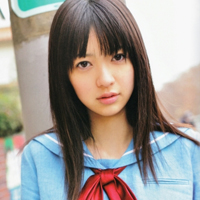
#> input picture 0000/head.jpg, 200 x 200 px
$ python 0000.py
#> lines starting #> are read from the running program, lines starting #| are printed output that depends on the picture
from PIL import Image
head = Image.open('head.jpg')
#> head is the input picture: PIL image 200x200 RGB; mean R, G, B 156.6, 150.5, 145.1
no1 = Image.open('1.jpg')
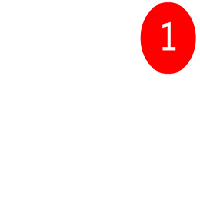
#> input picture 0000/1.jpg, 200 x 200 px
#> no1 is the input picture: PIL image 200x200 RGB; mean R, G, B 255, 235.9, 235.9
newhead=Image.blend(head,no1,0.5)
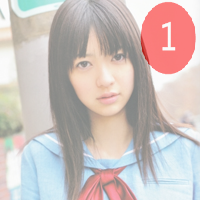
#> newhead: PIL image 200x200 RGB; mean R, G, B 205.5, 193, 190.3
newhead.save("no1.jpeg","JPEG")
